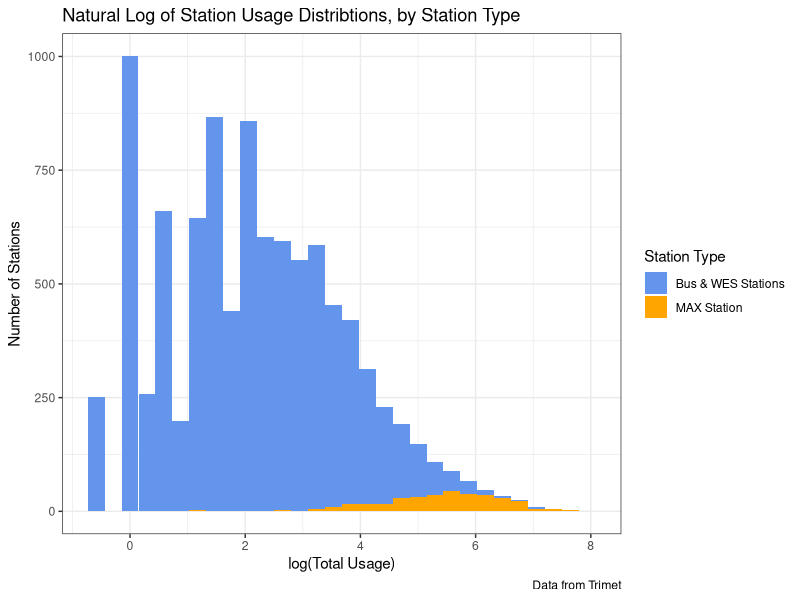

Reproduce this figure in R.
## ---- chunk 1
library(tidyverse)
library(cowplot)
## ---- chunk 2
stop_features = read_csv('data/stop_features.csv')

stop_features_plot = stop_features %>% mutate(
  stop_type = ifelse(stop_type == 'MAX Station', "MAX Station", 'Bus & WES Stations'), 
  day = as.factor(day)
  )

## ---- chunk 3
#| label: fig-log-dist
#| fig-cap: 'Figure X: Distributions of Log-transformed usage values, by station type. These were the values used as targets for the regressions in this project. 1,571 stations had invalid log-transformed usage values due to an original usage value of 0, and are excluded from this plot.'
ggplot(data=stop_features_plot, aes(x=log(total_usage), fill=stop_type)) + 
  geom_histogram() +
  theme_bw()+ 
  labs(
    title='Natural Log of Station Usage Distribtions, by Station Type', 
    legend.title='Station Type', 
    x='log(Total Usage)', 
    y = 'Number of Stations',
    caption='Data from Trimet', 
    fill='Station Type'
  )+
  scale_fill_manual(values=c('cornflowerblue', 'orange', 'blue3'))
